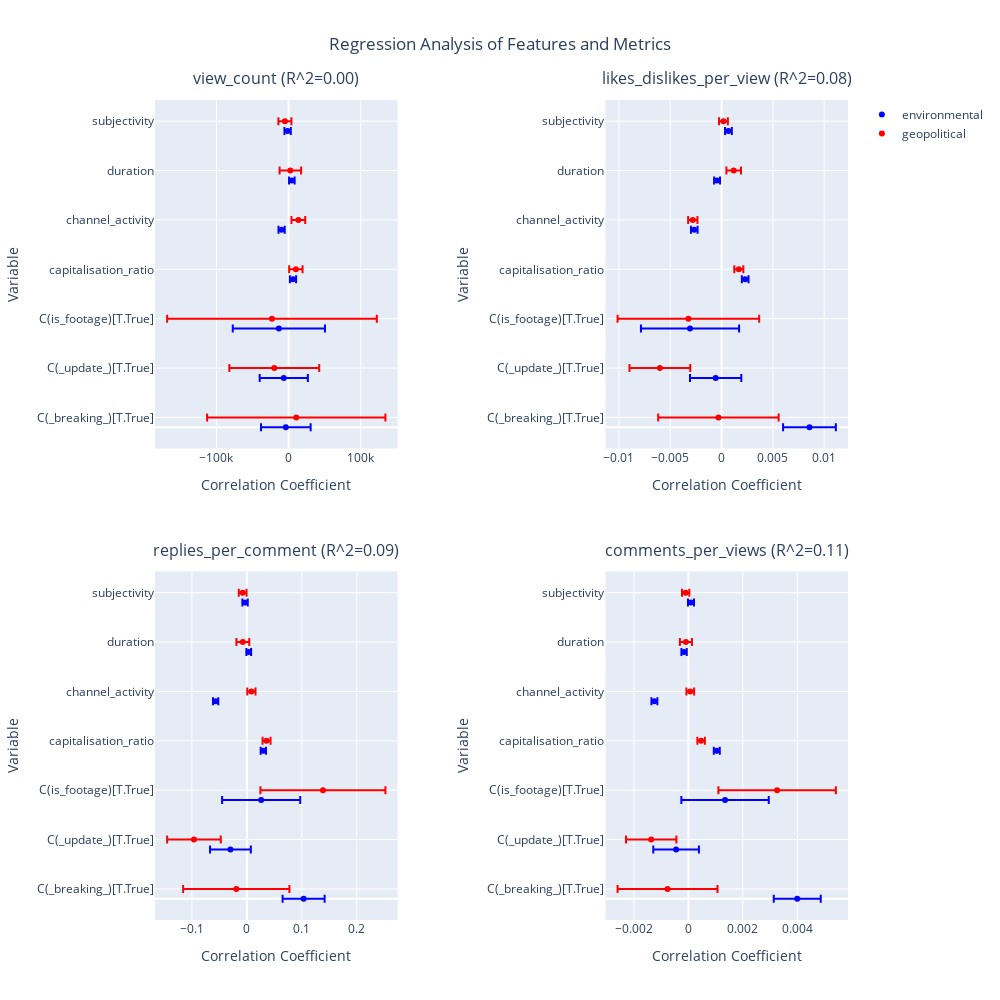

Notebook source saved alongside this figure:
### Code cell
from plotly.subplots import *
import plotly.graph_objects as go

fig = make_subplots(rows=2, cols=2, horizontal_spacing=0.3, vertical_spacing=0.15)
colors = {'environmental': 'blue', 'geopolitical': 'red'} # Define colors for each event type

for i, dv in enumerate(dependent_vars):
    ax = axs[i]

    y_labels = []
    y_positions = []
    position_offset = 0

    max_r2 = 0  # Track maximum R^2 for the current dependent variable

    for j, (event_type, color) in enumerate(colors.items()):\

        filtered_df = df[df['event_type'] == event_type]
        
        formula = f"{dv} ~ {independent_formula_part}"
        mod = smf.ols(formula=formula, data=filtered_df) 
        res = mod.fit()

        r2 = res.rsquared
        max_r2 = max(max_r2, r2)

        variables = res.params.index
        coefficients = res.params.values
        p_values = res.pvalues.values
        standard_errors = res.bse.values

        sorted_results = sorted(
            zip(coefficients[1:], variables[1:], standard_errors[1:], p_values[1:]), 
            key=lambda x: x[1]
        )
        l1, l2, l3, l4 = zip(*sorted_results)

        event_positions = np.arange(len(l1)) + position_offset
        position_offset += 0.2

        for idx, (v, coef, pv) in enumerate(zip(l2, l1, l4)):
            if j == 0:  # Add variable name only once
                y_labels.append(f"{v}")
                y_positions.append(event_positions[idx] - 0.2)
            y_labels.append(f"Coef={coef:.3f}, p={pv:.3g}")
            y_positions.append(event_positions[idx])
        
        show_legend = True
        if i > 0:
            show_legend = False
        
        # Plot coefficients with error bars (2*std_err for 95% CI)
        fig.add_trace(go.Scatter(x = l1,y = event_positions,error_x=dict(type='data', array=2*np.array(l3), visible=True), 
                                 mode='markers', marker=dict(color=color), name = event_type, 
                                 showlegend = show_legend, text = l2), row = i//2+1, col = i%2 + 1)         
        
        fig.update_traces(hovertemplate = 'Variable: %{text[0]} <br> Correlation Coefficient: %{x} <br> p-value: %{text[1]:.5f}<extra></extra>', row = i//2+1, col = i%2+1, text=np.stack((l2, l4), axis=-1),
                          )
        
        fig.update_yaxes(title_text='Variable', row=i//2+1, col=i%2+1, tickvals = event_positions, ticktext = l2)
        fig.update_xaxes(title_text='Correlation Coefficient', row=i//2+1, col=i%2+1)
        
    fig.add_annotation(xref="x domain",yref="y domain",x=0.5, y=1.1, showarrow=False,
                   text=f"{dv} (R^2={max_r2:.2f})", font=dict(size=16), row=i//2+1, col=i%2+1)
    

fig.update_layout(title_text='Regression Analysis of Features and Metrics',
                    title_x=0.5,
                    height=1000,
                    width=1000)


fig.show()

fig.write_html("../ada-datastory-website/assets/plots/linear_regression_plot.html")

### Figure 1 — Plotly figure (JSON) as saved in the notebook; plotly's stock layout.template omitted (floating-point values rounded to 4 significant figures)
{"data": [{"error_x": {"array": [34410.0, 33410.0, 63960.0, 4344.0, 4323.0, 3885.0, 4402.0], "type": "data", "visible": true}, "hovertemplate": "Variable: %{text[0]} <br> Correlation Coefficient: %{x} <br> p-value: %{text[1]:.5f}<extra></extra>", "marker": {"color": "blue"}, "mode": "markers", "name": "environmental", "showlegend": true, "text": [["C(_breaking_)[T.True]", "0.8628201600970166"], ["C(_update_)[T.True]", "0.5255519096025368"], ["C(is_footage)[T.True]", "0.7513338140222312"], ["capitalisation_ratio", "0.029668589833075607"], ["channel_activity", "0.004537721065658917"], ["duration", "0.7423214304453962"], ["subjectivity", "0.2616531967690888"]], "type": "scatter", "x": [-3786.0, -6640.0, -13440.0, 6106.0, -9643.0, 4540.0, -1322.0], "xaxis": "x", "y": [0, 1, 2, 3, 4, 5, 6], "yaxis": "y"}, {"error_x": {"array": [123600.0, 62340.0, 145400.0, 9287.0, 9549.0, 14950.0, 9044.0], "type": "data", "visible": true}, "hovertemplate": "Variable: %{text[0]} <br> Correlation Coefficient: %{x} <br> p-value: %{text[1]:.5f}<extra></extra>", "marker": {"color": "red"}, "mode": "markers", "name": "geopolitical", "showlegend": true, "text": [["C(_breaking_)[T.True]", "0.8628201600970166"], ["C(_update_)[T.True]", "0.5255519096025368"], ["C(is_footage)[T.True]", "0.7513338140222312"], ["capitalisation_ratio", "0.029668589833075607"], ["channel_activity", "0.004537721065658917"], ["duration", "0.7423214304453962"], ["subjectivity", "0.2616531967690888"]], "type": "scatter", "x": [10680.0, -19790.0, -23040.0, 10100.0, 13560.0, 2458.0, -5077.0], "xaxis": "x", "y": [0.2, 1.2, 2.2, 3.2, 4.2, 5.2, 6.2], "yaxis": "y"}, {"error_x": {"array": [0.002573, 0.002498, 0.004783, 0.0003248, 0.0003232, 0.0002905, 0.0003291], "type": "data", "visible": true}, "hovertemplate": "Variable: %{text[0]} <br> Correlation Coefficient: %{x} <br> p-value: %{text[1]:.5f}<extra></extra>", "marker": {"color": "blue"}, "mode": "markers", "name": "environmental", "showlegend": false, "text": [["C(_breaking_)[T.True]", "0.9186003424720574"], ["C(_update_)[T.True]", "4.996760759836914e-05"], ["C(is_footage)[T.True]", "0.3493800476431721"], ["capitalisation_ratio", "2.6891044815276242e-14"], ["channel_activity", "2.658937743832847e-34"], ["duration", "0.0008455255523111346"], ["subjectivity", "0.3831714838889476"]], "type": "scatter", "x": [0.008568, -0.0005714, -0.003069, 0.002304, -0.002656, -0.0004336, 0.0006755], "xaxis": "x2", "y": [0, 1, 2, 3, 4, 5, 6], "yaxis": "y2"}, {"error_x": {"array": [0.005867, 0.002959, 0.006899, 0.0004408, 0.0004532, 0.0007095, 0.0004292], "type": "data", "visible": true}, "hovertemplate": "Variable: %{text[0]} <br> Correlation Coefficient: %{x} <br> p-value: %{text[1]:.5f}<extra></extra>", "marker": {"color": "red"}, "mode": "markers", "name": "geopolitical", "showlegend": false, "text": [["C(_breaking_)[T.True]", "0.9186003424720574"], ["C(_update_)[T.True]", "4.996760759836914e-05"], ["C(is_footage)[T.True]", "0.3493800476431721"], ["capitalisation_ratio", "2.6891044815276242e-14"], ["channel_activity", "2.658937743832847e-34"], ["duration", "0.0008455255523111346"], ["subjectivity", "0.3831714838889476"]], "type": "scatter", "x": [-0.0002998, -0.006008, -0.003229, 0.001685, -0.0028, 0.001185, 0.0001872], "xaxis": "x2", "y": [0.2, 1.2, 2.2, 3.2, 4.2, 5.2, 6.2], "yaxis": "y2"}, {"error_x": {"array": [0.03825, 0.03714, 0.0711, 0.004829, 0.004806, 0.004319, 0.004893], "type": "data", "visible": true}, "hovertemplate": "Variable: %{text[0]} <br> Correlation Coefficient: %{x} <br> p-value: %{text[1]:.5f}<extra></extra>", "marker": {"color": "blue"}, "mode": "markers", "name": "environmental", "showlegend": false, "text": [["C(_breaking_)[T.True]", "0.6899801697309136"], ["C(_update_)[T.True]", "8.012275477814313e-05"], ["C(is_footage)[T.True]", "0.01505576898163073"], ["capitalisation_ratio", "1.3344043381879947e-22"], ["channel_activity", "0.02785868248355885"], ["duration", "0.2090011136777309"], ["subjectivity", "0.030150762848437648"]], "type": "scatter", "x": [0.1033, -0.0299, 0.02602, 0.02993, -0.05687, 0.003437, -0.003323], "xaxis": "x3", "y": [0, 1, 2, 3, 4, 5, 6], "yaxis": "y3"}, {"error_x": {"array": [0.09676, 0.0488, 0.1138, 0.007269, 0.007474, 0.0117, 0.007079], "type": "data", "visible": true}, "hovertemplate": "Variable: %{text[0]} <br> Correlation Coefficient: %{x} <br> p-value: %{text[1]:.5f}<extra></extra>", "marker": {"color": "red"}, "mode": "markers", "name": "geopolitical", "showlegend": false, "text": [["C(_breaking_)[T.True]", "0.6899801697309136"], ["C(_update_)[T.True]", "8.012275477814313e-05"], ["C(is_footage)[T.True]", "0.01505576898163073"], ["capitalisation_ratio", "1.3344043381879947e-22"], ["channel_activity", "0.02785868248355885"], ["duration", "0.2090011136777309"], ["subjectivity", "0.030150762848437648"]], "type": "scatter", "x": [-0.0193, -0.09635, 0.1384, 0.03583, 0.008222, -0.007352, -0.007677], "xaxis": "x3", "y": [0.2, 1.2, 2.2, 3.2, 4.2, 5.2, 6.2], "yaxis": "y3"}, {"error_x": {"array": [0.000864, 0.000839, 0.001606, 0.0001091, 0.0001086, 9.756e-05, 0.0001106], "type": "data", "visible": true}, "hovertemplate": "Variable: %{text[0]} <br> Correlation Coefficient: %{x} <br> p-value: %{text[1]:.5f}<extra></extra>", "marker": {"color": "blue"}, "mode": "markers", "name": "environmental", "showlegend": false, "text": [["C(_breaking_)[T.True]", "0.40324310027098353"], ["C(_update_)[T.True]", "0.003156732225375913"], ["C(is_footage)[T.True]", "0.002548218811970537"], ["capitalisation_ratio", "1.4934479057821826e-11"], ["channel_activity", "0.3371053279050039"], ["duration", "0.40540227032277554"], ["subjectivity", "0.133791728398786"]], "type": "scatter", "x": [0.004, -0.0004521, 0.001347, 0.001042, -0.00125, -0.0001593, 9.482e-05], "xaxis": "x4", "y": [0, 1, 2, 3, 4, 5, 6], "yaxis": "y4"}, {"error_x": {"array": [0.001836, 0.000926, 0.002159, 0.0001379, 0.0001418, 0.000222, 0.0001343], "type": "data", "visible": true}, "hovertemplate": "Variable: %{text[0]} <br> Correlation Coefficient: %{x} <br> p-value: %{text[1]:.5f}<extra></extra>", "marker": {"color": "red"}, "mode": "markers", "name": "geopolitical", "showlegend": false, "text": [["C(_breaking_)[T.True]", "0.40324310027098353"], ["C(_update_)[T.True]", "0.003156732225375913"], ["C(is_footage)[T.True]", "0.002548218811970537"], ["capitalisation_ratio", "1.4934479057821826e-11"], ["channel_activity", "0.3371053279050039"], ["duration", "0.40540227032277554"], ["subjectivity", "0.133791728398786"]], "type": "scatter", "x": [-0.0007675, -0.001368, 0.00326, 0.0004671, 6.808e-05, -9.239e-05, -0.0001007], "xaxis": "x4", "y": [0.2, 1.2, 2.2, 3.2, 4.2, 5.2, 6.2], "yaxis": "y4"}], "layout": {"annotations": [{"font": {"size": 16}, "showarrow": false, "text": "view_count (R^2=0.00)", "x": 0.5, "xref": "x domain", "y": 1.1, "yref": "y domain"}, {"font": {"size": 16}, "showarrow": false, "text": "likes_dislikes_per_view (R^2=0.08)", "x": 0.5, "xref": "x2 domain", "y": 1.1, "yref": "y2 domain"}, {"font": {"size": 16}, "showarrow": false, "text": "replies_per_comment (R^2=0.09)", "x": 0.5, "xref": "x3 domain", "y": 1.1, "yref": "y3 domain"}, {"font": {"size": 16}, "showarrow": false, "text": "comments_per_views (R^2=0.11)", "x": 0.5, "xref": "x4 domain", "y": 1.1, "yref": "y4 domain"}], "height": 1000, "title": {"text": "Regression Analysis of Features and Metrics", "x": 0.5}, "width": 1000, "xaxis": {"anchor": "y", "domain": [0, 0.35], "title": {"text": "Correlation Coefficient"}}, "xaxis2": {"anchor": "y2", "domain": [0.65, 1.0], "title": {"text": "Correlation Coefficient"}}, "xaxis3": {"anchor": "y3", "domain": [0, 0.35], "title": {"text": "Correlation Coefficient"}}, "xaxis4": {"anchor": "y4", "domain": [0.65, 1.0], "title": {"text": "Correlation Coefficient"}}, "yaxis": {"anchor": "x", "domain": [0.575, 1], "ticktext": ["C(_breaking_)[T.True]", "C(_update_)[T.True]", "C(is_footage)[T.True]", "capitalisation_ratio", "channel_activity", "duration", "subjectivity"], "tickvals": [0.2, 1.2, 2.2, 3.2, 4.2, 5.2, 6.2], "title": {"text": "Variable"}}, "yaxis2": {"anchor": "x2", "domain": [0.575, 1], "ticktext": ["C(_breaking_)[T.True]", "C(_update_)[T.True]", "C(is_footage)[T.True]", "capitalisation_ratio", "channel_activity", "duration", "subjectivity"], "tickvals": [0.2, 1.2, 2.2, 3.2, 4.2, 5.2, 6.2], "title": {"text": "Variable"}}, "yaxis3": {"anchor": "x3", "domain": [0, 0.425], "ticktext": ["C(_breaking_)[T.True]", "C(_update_)[T.True]", "C(is_footage)[T.True]", "capitalisation_ratio", "channel_activity", "duration", "subjectivity"], "tickvals": [0.2, 1.2, 2.2, 3.2, 4.2, 5.2, 6.2], "title": {"text": "Variable"}}, "yaxis4": {"anchor": "x4", "domain": [0, 0.425], "ticktext": ["C(_breaking_)[T.True]", "C(_update_)[T.True]", "C(is_footage)[T.True]", "capitalisation_ratio", "channel_activity", "duration", "subjectivity"], "tickvals": [0.2, 1.2, 2.2, 3.2, 4.2, 5.2, 6.2], "title": {"text": "Variable"}}}}
